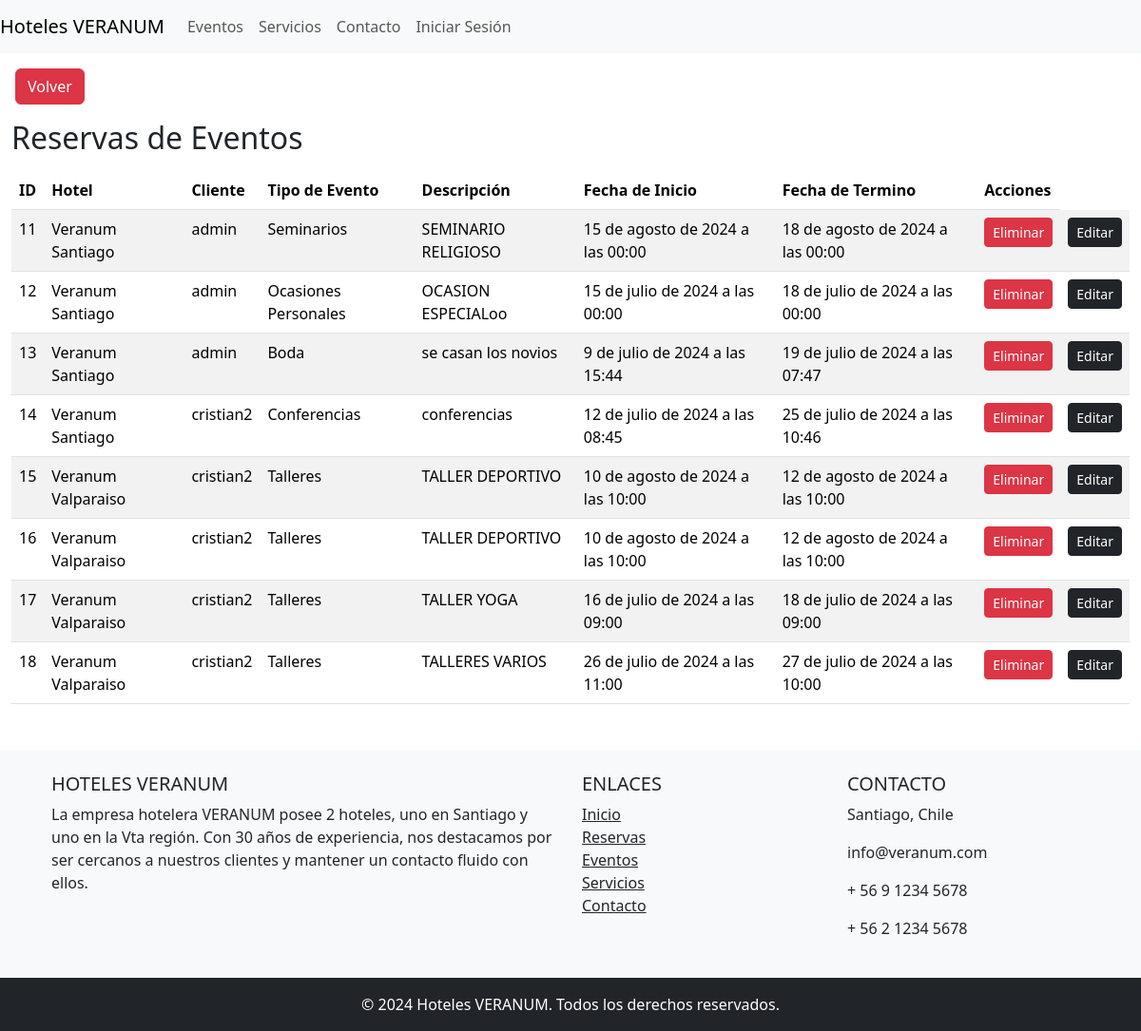
Page /administracion/ on the committed database.
### aplicacion/models.py (models this page shows, shortened)
class Reserva(models.Model):
    user = models.ForeignKey(User, on_delete=models.CASCADE)
    hotel = models.ForeignKey(Hotel, on_delete=models.CASCADE)
    tipo_evento = models.CharField(max_length=200, choices=eventos)
    descripcion = models.TextField(blank=True, null=True)
    fecha_inicio = models.DateTimeField()
    fecha_fin = models.DateTimeField()
    fecha_reserva = models.DateTimeField(auto_now_add=True)

class Hotel(models.Model):
    nombre = models.CharField(max_length=200, choices=hoteles)
    ubicacion = models.CharField(max_length=200, choices=regiones)
    descripcion = models.TextField(blank=True, null=True)
    def __str__(self):
        return self.nombre

### aplicacion/views.py (the view)
# urls.py: path('administracion/', administracion, name='administracion'),
def administracion(request):
    reservas = Reserva.objects.all()
    return render(request, 'aplicacion/administracion.html', {'reservas': reservas})

### aplicacion/templates/aplicacion/administracion.html (shortened to what this page needs)
{% extends "aplicacion/base.html" %}
{% load static %}
{% block contenido %}
<div class="container-fluid">
    <h2>Reservas de Eventos</h2>
    <table class="table table-striped mt-3">
        <thead>
            <tr>
                <th>ID</th>
                <th>Hotel</th>
                <th>Cliente</th>
                <th>Tipo de Evento</th>
                <th>Descripción</th>
                <th>Fecha de Inicio</th>
                <th>Fecha de Termino</th>
                <th>Acciones</th>
            </tr>
        </thead>
        <tbody>
            {% for reserva in reservas %}
            <tr>
                <td>{{ reserva.id }}</td>
                <td>{{ reserva.hotel }}</td>
                <td>{{ reserva.user }}</td>
                <td>{{ reserva.tipo_evento }}</td>
                <td>{{ reserva.descripcion }}</td>
                <td>{{ reserva.fecha_inicio }}</td>
                <td>{{ reserva.fecha_fin }}</td>
                <td>
                    <a href="{% url 'eliminar_reserva' reserva.id %}" class="btn btn-sm btn-danger">Eliminar</a>
                </td>
                <td>
                    <a href="{% url 'editar_reserva' reserva.id %}" class="btn btn-sm btn-dark">Editar</a>
                </td>
            </tr>
            {% endfor %}
        </tbody>
    </table>
</div>
{% endblock %}

### aplicacion/templates/aplicacion/base.html (shortened to what this page needs)
{% load static %}
<!DOCTYPE html>
<html lang="es">
<head>
    <link href="https://cdn.jsdelivr.net/npm/bootstrap@5.3.3/dist/css/bootstrap.min.css" rel="stylesheet">
</head>
<body>
    <nav class="navbar navbar-expand-lg navbar-light bg-light">
        <a class="navbar-brand" href="{% url 'index' %}">Hoteles VERANUM</a>
        <div class="collapse navbar-collapse" id="navbarNav">
            <ul class="navbar-nav ml-auto">
                {% if user.is_authenticated %}
                    {% if user.is_superuser %}
                        <li class="nav-item">
                            <a class="nav-link" href="{% url 'administracion' %}">Administración</a>
                        </li>
                    {% endif %}
                    <li class="nav-item">
                        <a class="nav-link" href="{% url 'reserva' %}">Reserva</a>
                    </li>
                    <li class="nav-item">
                        <a class="nav-link" href="{% url 'eventos' %}">Eventos</a>
                    </li>
                    <li class="nav-item">
                        <a class="nav-link" href="{% url 'servicios' %}">Servicios</a>
                    </li>
                    <li class="nav-item">
                        <a class="nav-link" href="{% url 'contacto' %}">Contacto</a>
                    </li>
                    <li class="nav-item">
                        <a class="nav-link" href="{% url 'cerrar_sesion' %}">Cerrar Sesión</a>
                    </li>
                {% else %}
                    <li class="nav-item">
                        <a class="nav-link" href="{% url 'eventos' %}">Eventos</a>
                    </li>
                    <li class="nav-item">
                        <a class="nav-link" href="{% url 'servicios' %}">Servicios</a>
                    </li>
                    <li class="nav-item">
                        <a class="nav-link" href="{% url 'contacto' %}">Contacto</a>
                    </li>
                    <li class="nav-item">
                        <a class="nav-link" href="{% url 'login' %}">Iniciar Sesión</a>
                    </li>
                {% endif %}
            </ul>
        </div>
    </nav>
    <div class="m-3" >
        <button onclick="goBack()" type="button" class="btn btn-danger">Volver</button>
        </div>
          <div>
    {% block contenido %}
    {% endblock  %}
<footer class="mt-5 bg-light text-center text-lg-start">
    <div class="container p-4">
        <div class="row">
            <div class="col-lg-6 col-md-12 mb-4 mb-md-0">
                <h5 class="text-uppercase">Hoteles VERANUM</h5>
                <p style="justify-content: center;">
                    La empresa hotelera VERANUM posee 2 hoteles, uno en Santiago y uno en la Vta región.
                    Con 30 años de experiencia, nos destacamos por ser cercanos a nuestros clientes y mantener un contacto fluido con ellos.
                </p>
            </div>
            <div class="col-lg-3 col-md-6 mb-4 mb-md-0">
                <h5 class="text-uppercase">Enlaces</h5>
                <ul class="list-unstyled mb-0">
                    <li><a href="index.html" class="text-dark">Inicio</a></li>
                    <li><a href="reserva.html" class="text-dark">Reservas</a></li>
                    <li><a href="eventos.html" class="text-dark">Eventos</a></li>
                    <li><a href="servicios.html" class="text-dark">Servicios</a></li>
                    <li><a href="contacto.html" class="text-dark">Contacto</a></li>
                </ul>
            </div>
            <div class="col-lg-3 col-md-6 mb-4 mb-md-0">
                <h5 class="text-uppercase">Contacto</h5>
                <ul class="list-unstyled">
                    <li><p> Santiago, Chile</p></li>
                    <li><p> info@veranum.com</p></li>
                    <li><p> + 56 9 1234 5678</p></li>
                    <li><p> + 56 2 1234 5678</p></li>
                </ul>
            </div>
        </div>
    </div>
    <div class="text-center p-3 bg-dark text-white">
        © 2024 Hoteles VERANUM. Todos los derechos reservados.
    </div>
</footer>
</body>
</html>

### rows in the picture
Reserva: id "11", hotel "Veranum Santiago", user "admin", tipo_evento "Seminarios", descripcion "SEMINARIO RELIGIOSO", fecha_inicio "15 de agosto de 2024 a las 00:00", fecha_fin "18 de agosto de 2024 a las 00:00"
Reserva: id "12", hotel "Veranum Santiago", user "admin", tipo_evento "Ocasiones Personales", descripcion "OCASION ESPECIALoo", fecha_inicio "15 de julio de 2024 a las 00:00", fecha_fin "18 de julio de 2024 a las 00:00"
Reserva: id "13", hotel "Veranum Santiago", user "admin", tipo_evento "Boda", descripcion "se casan los novios", fecha_inicio "9 de julio de 2024 a las 15:44", fecha_fin "19 de julio de 2024 a las 07:47"
Reserva: id "14", hotel "Veranum Santiago", user "cristian2", tipo_evento "Conferencias", descripcion "conferencias", fecha_inicio "12 de julio de 2024 a las 08:45", fecha_fin "25 de julio de 2024 a las 10:46"
Reserva: id "15", hotel "Veranum Valparaiso", user "cristian2", tipo_evento "Talleres", descripcion "TALLER DEPORTIVO", fecha_inicio "10 de agosto de 2024 a las 10:00", fecha_fin "12 de agosto de 2024 a las 10:00"
Reserva: id "16", hotel "Veranum Valparaiso", user "cristian2", tipo_evento "Talleres", descripcion "TALLER DEPORTIVO", fecha_inicio "10 de agosto de 2024 a las 10:00", fecha_fin "12 de agosto de 2024 a las 10:00"
Reserva: id "17", hotel "Veranum Valparaiso", user "cristian2", tipo_evento "Talleres", descripcion "TALLER YOGA", fecha_inicio "16 de julio de 2024 a las 09:00", fecha_fin "18 de julio de 2024 a las 09:00"
Reserva: id "18", hotel "Veranum Valparaiso", user "cristian2", tipo_evento "Talleres", descripcion "TALLERES VARIOS", fecha_inicio "26 de julio de 2024 a las 11:00", fecha_fin "27 de julio de 2024 a las 10:00"
